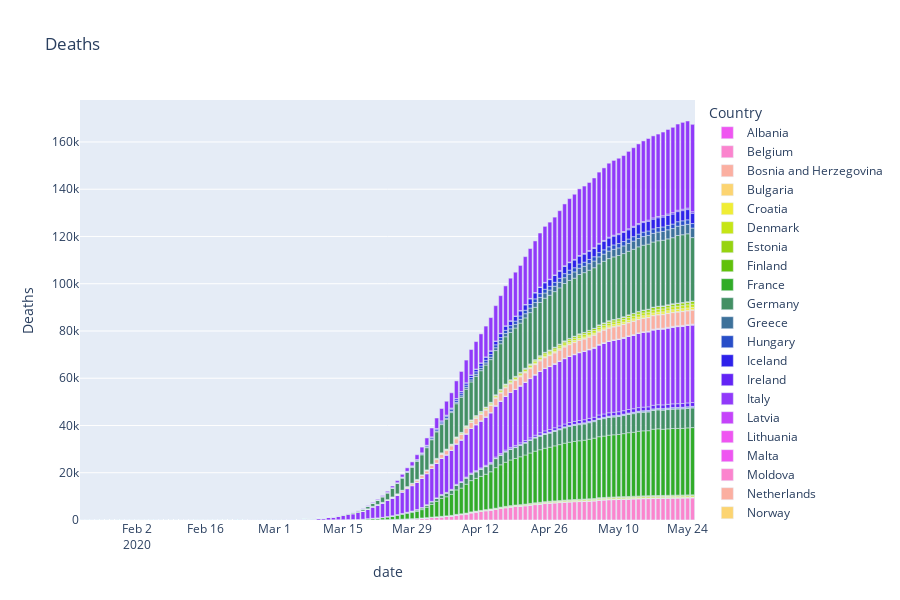

Notebook code cell kept with this figure:
### Code cell
fig = px.bar(full_grouped, x="date", y="Deaths", color='Country', height=600,
             title='Deaths', color_discrete_sequence = px.colors.cyclical.mygbm)
fig.show()
fig.write_html("results/file_Deaths.html")
